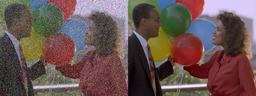
#> input picture 03-Gelismis_Medyan_Filtre/sonuc1.png, 256 x 96 px, shrunk from 1280 x 480 before the run, given in place of gurultu2.png, which was not available
$ python GelismisMedyanFiltre.py
#> lines starting #> are read from the running program, lines starting #| are printed output that depends on the picture; pictures that were not available may be replaced by others from this repository, and a replacement may not be noted
import cv2 as cv
import numpy as np

# An Improved Median Filtering Algorithm for Image Noise Reduction (Youlian Zhu, Cheng Huang)

def Improved_Median_Filtering(im, k=3):
    canvas       = np.zeros_like(im)
    imH, imW     = im.shape[:2]

    def Computation(im):
        med_ = np.median(im)
        min_ = np.min(im)
        max_ = np.max(im)
        A1   = med_ - min_
        A2   = med_ - max_
        return A1, A2

    def Judgment(im):
        A1, A2 = Computation(im)
        if A1 > 0 and A2 < 0:
            return True
        return False

    done, k_     = False, k
    for y in range(imH):
        for x in range(imW):
            while not done:
                pad      = (k_ - 1) // 2
                ymin     = max(  0, y-pad)
                ymax     = min(imH, y+pad)
                xmin     = max(  0, x-pad)
                xmax     = min(imW, x+pad)
                roi      = im[ymin:ymax+1,xmin:xmax+1]
                done     = Judgment(roi)
                if not done:
                    k_  += 2
            canvas[y,x] = np.median(roi)
            done, k_    = False, k
    return canvas


# GRAY Image
filename = "./gurultu2.png"
im       = cv.imread(filename, cv.IMREAD_GRAYSCALE)
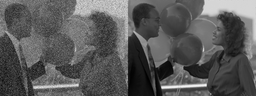
#> im: shape (96, 256); min 1, max 249, mean 89.8
res_1    = Improved_Median_Filtering(im)
res_1    = np.hstack((im, res_1))
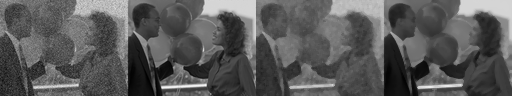
#> res_1: shape (96, 512); min 1, max 249, mean 89.6

# RGB Image
filename = "./gurultu1.png"
im       = cv.imread(filename)
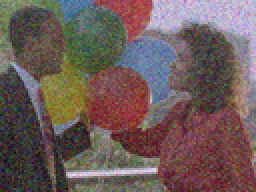
#> input picture 03-Gelismis_Medyan_Filtre/gurultu1.png, 128 x 96 px, shrunk from 640 x 480 before the run (shown 2 times larger)
#> im is the input picture: shape (96, 128, 3); mean B, G, R 89.8, 92.1, 109.1

red      = im[...,2]
red_     = Improved_Median_Filtering(red)
#> call 2 of Improved_Median_Filtering, with k = 3
#> after the loop in Improved_Median_Filtering (call 2), `for y in range(imH):`:
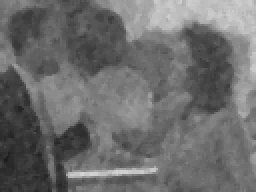
#> canvas: shape (96, 128) (shown 2 times larger); min 28, max 215, mean 108.9

green    = im[...,1]
green_   = Improved_Median_Filtering(green)
#> call 3 of Improved_Median_Filtering, with k = 3
#> after the loop in Improved_Median_Filtering (call 3), `for y in range(imH):`:
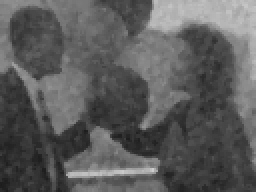
#> canvas: shape (96, 128) (shown 2 times larger); min 29, max 205, mean 91.8

blue     = im[...,0]
blue_    = Improved_Median_Filtering(blue)
#> call 4 of Improved_Median_Filtering, with k = 3
#> after the loop in Improved_Median_Filtering (call 4), `for y in range(imH):`:
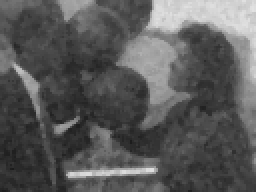
#> canvas: shape (96, 128) (shown 2 times larger); min 27, max 226, mean 89.5

res_2    = cv.merge([blue_, green_, red_])
res_2    = np.hstack((im, res_2))
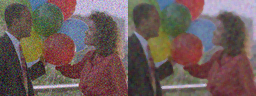
#> res_2: shape (96, 256, 3); mean B, G, R 89.7, 91.9, 109

cv.imshow("GRAY Image", res_1)
cv.imshow("RGB Image", res_2)
cv.waitKey()
cv.destroyAllWindows()
